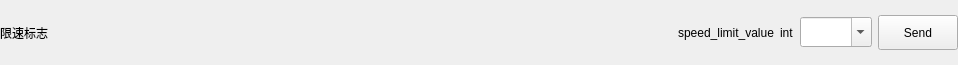
<?xml version="1.0" encoding="UTF-8"?>
<ui version="4.0">
 <class>Form</class>
 <widget class="QWidget" name="Form">
  <property name="geometry">
   <rect>
    <x>0</x>
    <y>0</y>
    <width>958</width>
    <height>65</height>
   </rect>
  </property>
  <property name="windowTitle">
   <string>Form</string>
  </property>
  <layout class="QGridLayout" name="gridLayout" columnstretch="6,0,0,0,0">
   <property name="leftMargin">
    <number>0</number>
   </property>
   <property name="topMargin">
    <number>0</number>
   </property>
   <property name="rightMargin">
    <number>0</number>
   </property>
   <property name="bottomMargin">
    <number>0</number>
   </property>
   <property name="verticalSpacing">
    <number>10</number>
   </property>
   <item row="0" column="2">
    <widget class="QLabel" name="lblDataType">
     <property name="minimumSize">
      <size>
       <width>0</width>
       <height>35</height>
      </size>
     </property>
     <property name="text">
      <string>int</string>
     </property>
    </widget>
   </item>
   <item row="0" column="4">
    <widget class="QPushButton" name="btnSend">
     <property name="minimumSize">
      <size>
       <width>0</width>
       <height>35</height>
      </size>
     </property>
     <property name="maximumSize">
      <size>
       <width>16777215</width>
       <height>16777215</height>
      </size>
     </property>
     <property name="text">
      <string>Send</string>
     </property>
    </widget>
   </item>
   <item row="0" column="3">
    <widget class="QComboBox" name="comboBoxInput">
     <property name="minimumSize">
      <size>
       <width>0</width>
       <height>30</height>
      </size>
     </property>
     <property name="maximumSize">
      <size>
       <width>16777215</width>
       <height>16777215</height>
      </size>
     </property>
     <property name="editable">
      <bool>true</bool>
     </property>
    </widget>
   </item>
   <item row="0" column="1">
    <widget class="QLabel" name="lblSigName">
     <property name="minimumSize">
      <size>
       <width>0</width>
       <height>35</height>
      </size>
     </property>
     <property name="text">
      <string>speed_limit_value</string>
     </property>
    </widget>
   </item>
   <item row="0" column="0">
    <widget class="QLabel" name="lblFuncName">
     <property name="minimumSize">
      <size>
       <width>0</width>
       <height>35</height>
      </size>
     </property>
     <property name="text">
      <string>限速标志</string>
     </property>
    </widget>
   </item>
  </layout>
 </widget>
 <resources/>
 <connections/>
</ui>
